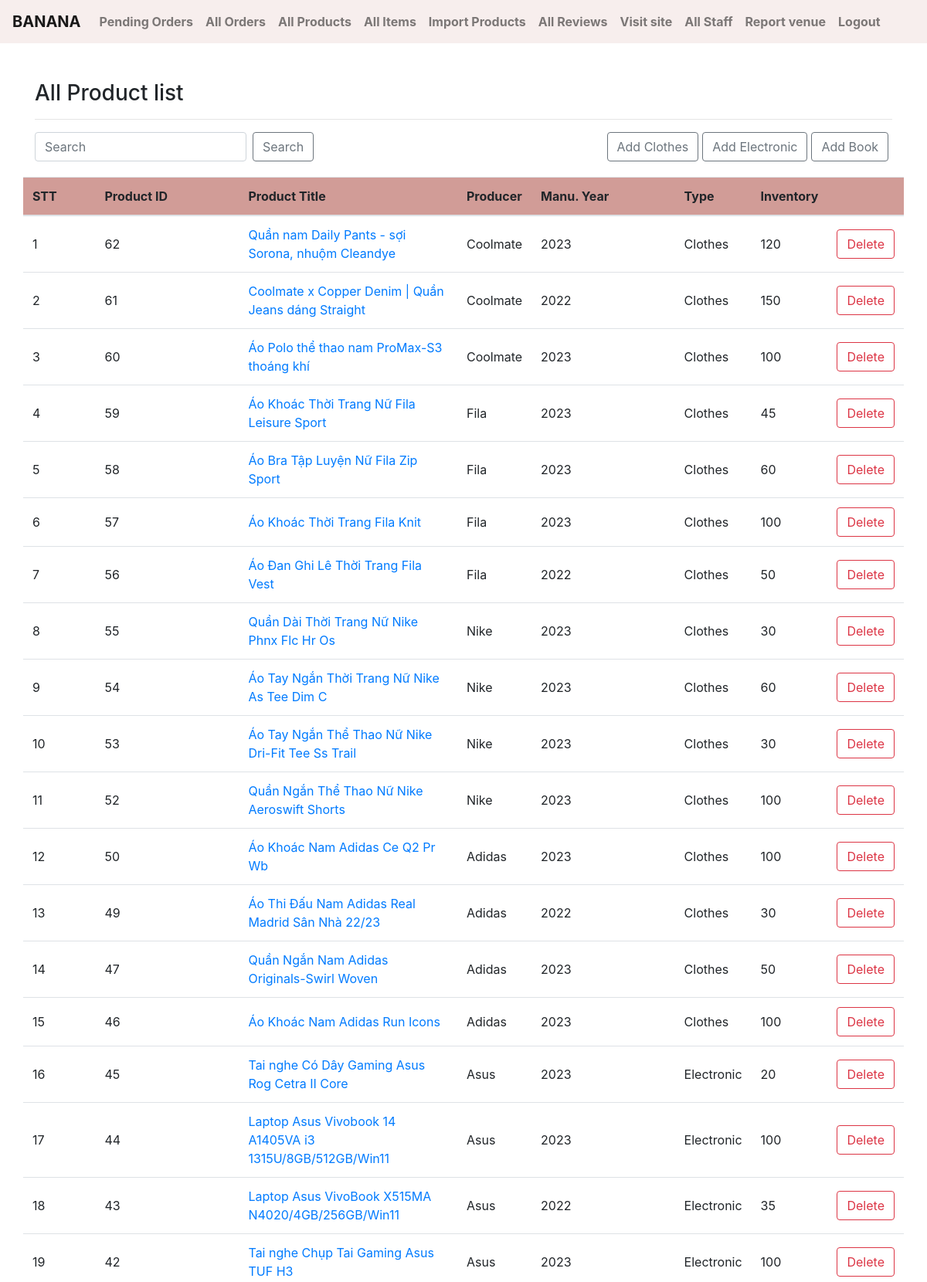
The app's page /admin-product/list/ (signed in, upper part) with its own data.
### ecomapp/models.py (models this page shows, shortened)
class Category(models.Model):
    id = models.AutoField(db_column='ID', primary_key=True)  # Field name made lowercase.
    name = models.CharField(db_column='Name', unique = True, max_length=255, blank=True, null=True)  # Field name made lowercase.
    description = models.CharField(db_column='Description', max_length=255, blank=True, null=True)  # Field name made lowercase.
    class Meta:
        db_table = 'category'

class Product(models.Model):
    id = models.AutoField(db_column='ID', primary_key=True)
    producerid = models.ForeignKey(Producer, models.CASCADE, db_column='ProducerID')  # Field name made lowercase.
    manufacturingyear = models.IntegerField(db_column='ManufacturingYear', blank=True, null=True)  # Field name made lowercase.
    type = models.CharField(db_column='Type', max_length=255, blank=True, null=True)  # Field name made lowercase.
    name = models.CharField(db_column='Name', max_length=255, blank=True, null=True)  # Field name made lowercase.
    num = models.IntegerField(db_column='Number', default=0)
    class Meta:
        db_table = 'product'

class Producer(models.Model):
    id = models.AutoField(db_column='ID', primary_key=True)  # Field name made lowercase.
    name = models.CharField(db_column='Name', max_length=255, blank=True, null=True)  # Field name made lowercase.
    phonenumber = models.CharField(db_column='PhoneNumber', max_length=255, blank=True, null=True)  # Field name made lowercase.
    email = models.CharField(db_column='Email', max_length=255, blank=True, null=True)  # Field name made lowercase.
    class Meta:
        db_table = 'producer'
    def __str__(self):
        return self.name

### ecomapp/views.py (the view)
# urls.py: path("admin-product/list/", AdminProductListView.as_view(),
class AdminProductListView(AdminRequiredMixin, TemplateView):
    template_name = "adminpages/adminproductlistTEST.html"
    def get_context_data(self, **kwargs):
        context = super().get_context_data(**kwargs)
        allcategory = Category.objects.all().order_by("-id")
        kw = self.request.GET.get("keyword")
        if kw is not None:
            queryset = Product.objects.filter(
                Q(id__icontains=kw) | Q(name__icontains=kw))
        else:
            queryset = Product.objects.all().order_by("-id")
        context["allproducts"] = queryset
        context["allcategory"] =  allcategory
        return context

### ecomapp/views.py (called while the page is built)
    def dispatch(self, request, *args, **kwargs):
        if request.user.is_authenticated and Staffs.objects.filter(userid__accountid__user = request.user).exists() and Users.objects.filter(accountid__user = request.user, is_active = True).exists():
            pass
        else:
            return redirect("/admin-login/")
        return super().dispatch(request, *args, **kwargs)

### templates/adminpages/adminproductlistTEST.html (shortened to what this page needs)
{% extends 'adminpages/adminbase.html' %}
{% block content %}
    {% if request.user.account.users.staffs.position == "Manager" or  request.user.account.users.staffs.position == "Warehouse Staff" %}
        <div class="container" style="padding-top: 3rem">
            <div class="row">
                <div class="col-md-12">
                    <h3>All Product list</h3><hr>
                    <div class = "row">
                        <div class = "col-6">
                    <form class="form-inline my-2 my-lg-0" action="{% url 'ecomapp:adminproductlist' %}" method="GET">
                        <input name="keyword" class="form-control mr-sm-2" type="search" placeholder="Search"
                            aria-label="Search" required>
                            <button class="btn btn-outline-secondary" type="submit">Search</button>
                    </form>
                        </div>
                        <div class = "col">
                    {% for c in allcategory %}
                        <a class="btn btn-outline-secondary" href="{% url 'ecomapp:adminproductcreate' c.id %}" style = "margin-right: 5px; float: right;" role="button">Add {{c.name}}</a>
                    {% endfor %}
                </div>
                    </div>
                    <div class = "row" style="margin-top: 20px;">
                    <table class="table table-hover">
                        <thead style="background-color: #D19C97">
                            <tr>
                                <th class = "align-middle col-1" scope="col">STT</th>
                                <th class = "align-middle col-2" scope="col">Product ID</th>
                                <th class = "align-middle col-3"  scope="col">Product Title</th>
                                <th class = "align-middle col-1"  scope="col">Producer</th>
                                <th class = "align-middle col-2"  scope="col">Manu. Year</th>
                                <th class = "align-middle col-1"  scope="col">Type</th>
                                <th class = "align-middle col-1"  scope="col">Inventory</th>
                                <th class = "align-middle col-1"  scope="col"></th>
                            </tr>
                        </thead>
                        <tbody>
                            {% for p in allproducts %}
                            <tr>
                                <td class="align-middle" scope="row">{{forloop.counter}}</td>
                                <td class="align-middle">{{p.id}}</td>
                                <td class="align-middle" ><a href="{% url 'ecomapp:adminproductdetail' p.id %}">{{p.name}}</a></td>
                                <td class="align-middle">{{p.producerid}}</td>
                                <td class="align-middle">{{p.manufacturingyear}}</td>
                                <td class="align-middle">{{p.type}}</td>
                                <td class="align-middle">{{p.num}}</td>
                                <td class="align-middle"><a class="btn btn-outline-danger" href="{% url 'ecomapp:adminproductdelete' p.id %}">Delete</a></td>
                            </tr>
                            {% endfor %}
                        </tbody>
                    </table>
                </div>
                </div>
            </div>
        </div>
    {% else %}
        <p> Không có quyền truy cập </p>
    {% endif%}
{% endblock %}

### records on screen
Category: name "Book"
Category: name "Electronic"
Category: name "Clothes"
Product: id "62", name "Quần nam Daily Pants - sợi Sorona, nhuộm Cleandye", producerid "Coolmate", manufacturingyear "2023", type "Clothes", num "120"
Product: id "61", name "Coolmate x Copper Denim | Quần Jeans dáng Straight", producerid "Coolmate", manufacturingyear "2022", type "Clothes", num "150"
Product: id "60", name "Áo Polo thể thao nam ProMax-S3 thoáng khí", producerid "Coolmate", manufacturingyear "2023", type "Clothes", num "100"
Product: id "59", name "Áo Khoác Thời Trang Nữ Fila Leisure Sport", producerid "Fila", manufacturingyear "2023", type "Clothes", num "45"
Product: id "58", name "Áo Bra Tập Luyện Nữ Fila Zip Sport", producerid "Fila", manufacturingyear "2023", type "Clothes", num "60"
Product: id "57", name "Áo Khoác Thời Trang Fila Knit", producerid "Fila", manufacturingyear "2023", type "Clothes", num "100"
Product: id "56", name "Áo Đan Ghi Lê Thời Trang Fila Vest", producerid "Fila", manufacturingyear "2022", type "Clothes", num "50"
Product: id "55", name "Quần Dài Thời Trang Nữ Nike Phnx Flc Hr Os", producerid "Nike", manufacturingyear "2023", type "Clothes", num "30"
Product: id "54", name "Áo Tay Ngắn Thời Trang Nữ Nike As Tee Dim C", producerid "Nike", manufacturingyear "2023", type "Clothes", num "60"
Product: id "53", name "Áo Tay Ngắn Thể Thao Nữ Nike Dri-Fit Tee Ss Trail", producerid "Nike", manufacturingyear "2023", type "Clothes", num "30"
Product: id "52", name "Quần Ngắn Thể Thao Nữ Nike Aeroswift Shorts", producerid "Nike", manufacturingyear "2023", type "Clothes", num "100"
Product: id "50", name "Áo Khoác Nam Adidas Ce Q2 Pr Wb", producerid "Adidas", manufacturingyear "2023", type "Clothes", num "100"
Product: id "49", name "Áo Thi Đấu Nam Adidas Real Madrid Sân Nhà 22/23", producerid "Adidas", manufacturingyear "2022", type "Clothes", num "30"
Product: id "47", name "Quần Ngắn Nam Adidas Originals-Swirl Woven", producerid "Adidas", manufacturingyear "2023", type "Clothes", num "50"
Product: id "46", name "Áo Khoác Nam Adidas Run Icons", producerid "Adidas", manufacturingyear "2023", type "Clothes", num "100"
Product: id "45", name "Tai nghe Có Dây Gaming Asus Rog Cetra II Core", producerid "Asus", manufacturingyear "2023", type "Electronic", num "20"
Product: id "44", name "Laptop Asus Vivobook 14 A1405VA i3 1315U/8GB/512GB/Win11", producerid "Asus", manufacturingyear "2023", type "Electronic", num "100"
Product: id "43", name "Laptop Asus VivoBook X515MA N4020/4GB/256GB/Win11", producerid "Asus", manufacturingyear "2022", type "Electronic", num "35"
Product: id "42", name "Tai nghe Chụp Tai Gaming Asus TUF H3", producerid "Asus", manufacturingyear "2023", type "Electronic", num "100"
